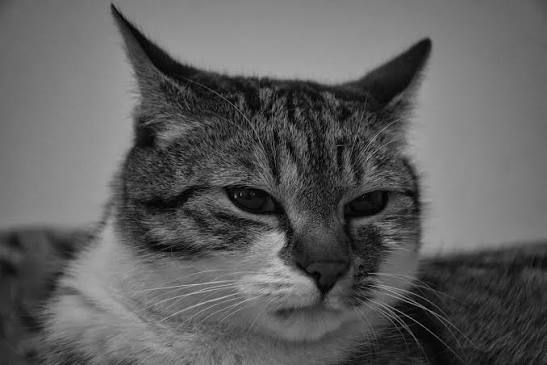
#> input picture P2/Imagenes/gato.jfif, 547 x 365 px
$ python 'DifusiónAnisotropica.py'
#> lines starting #> are read from the running program, lines starting #| are printed output that depends on the picture
import matplotlib.pyplot as plt
import numpy as np
from scipy.signal import convolve2d
import cv2

'''Funciones utiles de la P1'''
#============================================================================================
def kernel_gauss(desv_est):

    medio_largo = np.ceil(2 * desv_est)

    y, x = np.ogrid[-medio_largo:medio_largo + 1 , -medio_largo:medio_largo + 1]

    kernel = np.exp(-(x**2 + y**2)/(2 * desv_est **2))

    return kernel/np.sum(kernel)


def convolucion(kernel: np.ndarray, imagen: np.ndarray):

    return convolve2d(imagen, kernel, mode="same", boundary="symm")
#=============================================================================================

def ruido_gauss(imagen_gris: np.ndarray):

    Alto, Ancho = imagen_gris.shape

    rng = np.random.default_rng(23)
    ruido = rng.normal(scale=0.05, size=(Alto, Ancho))

    imagen_ruido = imagen_gris + ruido

    return imagen_ruido


def difusion_anisotropica(imagen_ruido: np.ndarray, funcion_c, lambd: float, iteraciones: int, **parametros_c ):

    I = imagen_ruido.copy().astype(np.float64)

    for i in range(iteraciones):

        i_pad = np.pad(I, 1, mode="edge")

        d_n = i_pad[:-2, 1:-1] - I
        d_s = i_pad[2:, 1:-1]  - I
        d_e = i_pad[1:-1, 2:]  - I
        d_o = i_pad[1:-1, :-2] - I

        c_n = funcion_c(np.abs(d_n), I, **parametros_c)
        c_s = funcion_c(np.abs(d_s), I, **parametros_c)
        c_e = funcion_c(np.abs(d_e), I, **parametros_c)
        c_o = funcion_c(np.abs(d_o), I, **parametros_c)

        I = I + lambd*(c_n*d_n + c_s*d_s + c_e*d_e + c_o*d_o)

    return I


def c_tv(diff, I, epsilon):

    a = 1.0 / (np.sqrt(diff**2 + epsilon**2))

    return a

def aplicar_laplaciano(imagen):

    kernel = np.array([[0,1,0],[1,-4,1],[0,1,0]], dtype=np.float64)

    return convolucion(kernel, imagen)

def funcion_c_laplaciano(diff, I, gamma, epsilon, desv_est=1.0):

    imagen_suavizada = convolucion(kernel_gauss(desv_est), I)

    imagen_laplaciano = np.abs(aplicar_laplaciano(imagen_suavizada))

    escala_gradiente = np.std(diff)
    escala_laplaciano = np.std(imagen_laplaciano)

    E = (diff/escala_gradiente) + gamma * (imagen_laplaciano/escala_laplaciano)

    return 1.0/(1.0 + (E/epsilon)**2)


def funcion_c_gradiente(diff, I, epsilon):

    return np.maximum(0.0, 1.0 - (np.abs(diff) / epsilon)**2) ** 2


def graficar_mapa_c(imagen, funcion_c, **parametros_c):

    I = imagen.copy().astype(np.float64)
    i_pad = np.pad(I, 1, mode="edge")

    d_n = i_pad[:-2, 1:-1] - I
    d_s = i_pad[2:, 1:-1]  - I
    d_e = i_pad[1:-1, 2:]  - I
    d_o = i_pad[1:-1, :-2] - I

    c_n = funcion_c(np.abs(d_n), I, **parametros_c)
    c_s = funcion_c(np.abs(d_s), I, **parametros_c)
    c_e = funcion_c(np.abs(d_e), I, **parametros_c)
    c_o = funcion_c(np.abs(d_o), I, **parametros_c)

    c_dict ={"N": c_n, "S": c_s, "E": c_e, "W": c_o}


    fig, axs = plt.subplots(1, 4, figsize=(16, 4.3))
    for ax, (nombre, c) in zip(axs, c_dict.items()):
        im = ax.imshow(c, cmap="viridis", vmin=0)
        ax.set_title(f"$c_{{{nombre}}}$"); ax.axis("off")
    fig.suptitle("Mapa de c")
    fig.colorbar(im, ax=axs, fraction=0.025, pad=0.02)

    return fig, c_dict

def rmse_imagenes(imagen_a, imagen_b):

    diff = imagen_a.astype(np.float64) - imagen_b.astype(np.float64)
    return np.sqrt(np.mean(diff**2))


imagen = cv2.imread("Imagenes/gato.jfif")
#> imagen is the input picture: shape (365, 547, 3); min 0, max 200, mean 95.1
imagen_gris = cv2.cvtColor(imagen, cv2.COLOR_BGR2GRAY)
imagen_gris = imagen_gris.astype(np.float64) / 255.0
imagen_ruido = ruido_gauss(imagen_gris)
imagen_dif_an_tv = difusion_anisotropica(imagen_ruido, c_tv, lambd = 0.18, iteraciones=50, epsilon= 0.75)
imagen_dif_an_lap = difusion_anisotropica(imagen_ruido, funcion_c_laplaciano, lambd=0.125, iteraciones=50, gamma=1.5, epsilon=2.5)
#> call 2 of difusion_anisotropica, with lambd = 0.125, iteraciones = 50
#> the loop in difusion_anisotropica (call 2), `for i in range(iteraciones): ` made 50 passes
#> pass 1, in funcion_c_laplaciano, `imagen_laplaciano = np.abs(aplicar_laplaciano(imagen_suavizada))`:
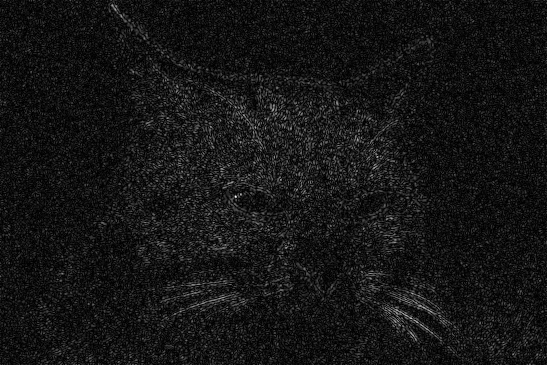
#> imagen_laplaciano: shape (365, 547) float64; min 4.46e-08, max 0.217, mean 0.0184; drawn with min black and max white
#> pass 1, in funcion_c_laplaciano, `E = (diff/escala_gradiente) + gamma * (imagen_laplaciano/escala_laplac..`:
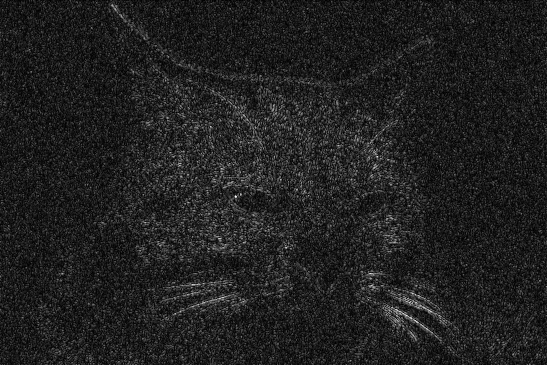
#> E: shape (365, 547) float64; min 0.0049, max 23.2, mean 3; drawn with min black and max white
#> after the loop in difusion_anisotropica (call 2), `for i in range(iteraciones):`:
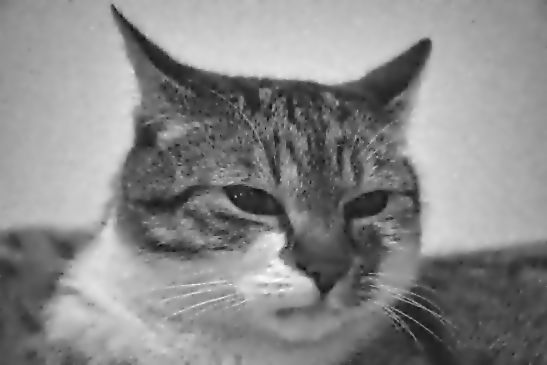
#> I: shape (365, 547) float64; min -0.0674, max 0.744, mean 0.373; drawn with min black and max white
imagen_dif_an_grad = difusion_anisotropica(imagen_ruido, funcion_c_gradiente, lambd=0.125, iteraciones=50, epsilon=0.3)
#> the loop in difusion_anisotropica (call 3), `for i in range(iteraciones): ` made 50 passes
#> pass 1, in difusion_anisotropica (call 3), `c_s = funcion_c(np.abs(d_s), I, **parametros_c)`:
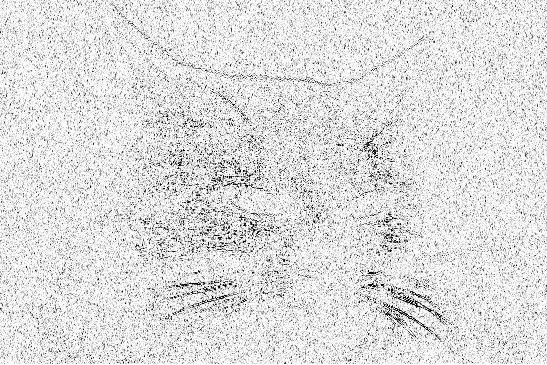
#> c_s: shape (365, 547) float64; min 0, max 1, mean 0.872
#> pass 1, in difusion_anisotropica (call 3), `c_o = funcion_c(np.abs(d_o), I, **parametros_c)`:
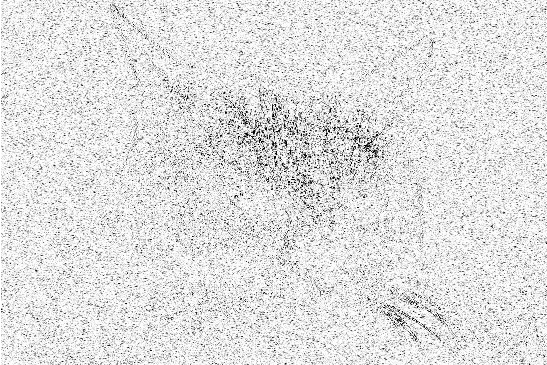
#> c_o: shape (365, 547) float64; min 0, max 1, mean 0.878


'''Para poder visualizar correctamente las diferentes graficas, hay que descomentar la requerida y comentar las demás.'''
#====================================================================================================================================

'''Grafica comparativa de la imagen ruidosa y los tres filtros aplicados'''

fig, axs = plt.subplots(1, 4, figsize=(16,6))
axs[0].imshow(imagen_ruido, cmap="gray", vmin=0, vmax=1); axs[0].set_title("Ruidosa")
axs[1].imshow(imagen_dif_an_tv, cmap="gray", vmin=0, vmax=1); axs[1].set_title("Filtro TV")
axs[2].imshow(imagen_dif_an_lap, cmap="gray", vmin=0, vmax=1); axs[2].set_title("Filtro Laplaciano")
axs[3].imshow(imagen_dif_an_grad, cmap="gray", vmin=0, vmax=1); axs[3].set_title("Filtro Propuesto 2")

'''Grafica del mapa del coeficiente de difusión c para un filtro específico'''
#graficar_mapa_c(imagen_ruido, funcion_c_gradiente, epsilon=0.5)

'''Grafica de una unica imagen resultante'''
#plt.imshow(imagen_dif_an_grad, cmap="gray", vmin=0, vmax=1)

#=====================================================================================================================================


plt.show()


resultados = {
    "Ruidosa":      imagen_ruido,
    "TV":           imagen_dif_an_tv,
    "Propuesta 1 (Laplaciano)":  imagen_dif_an_lap,
    "Propuesta 2":  imagen_dif_an_grad
}

for nombre, img in resultados.items():
    print(f"{nombre}: RMSE = {rmse_imagenes(img, imagen_gris):.5f}")
#> this loop made 4 passes
#> nombre on passes 1 to 4: 'Ruidosa', 'TV', 'Propuesta 1 (Laplaciano)', 'Propuesta 2'
#| Ruidosa: RMSE = 0.04995
#| TV: RMSE = 0.04675
#| Propuesta 1 (Laplaciano): RMSE = 0.02789
#| Propuesta 2: RMSE = 0.04071
#> pass 1, in rmse_imagenes, `diff = imagen_a.astype(np.float64) - imagen_b.astype(np.float64)`:
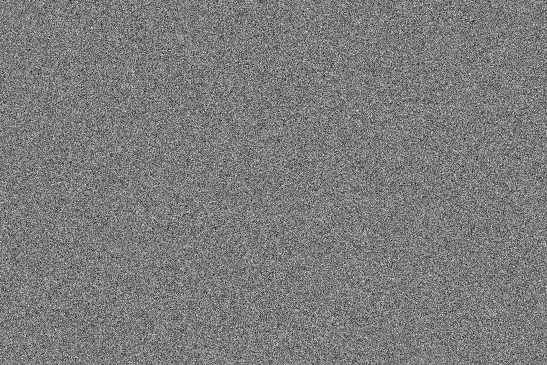
#> diff: shape (365, 547) float64; min -0.218, max 0.229, mean -0.000111; drawn with min black and max white
#> pass 3, in rmse_imagenes (call 3), `diff = imagen_a.astype(np.float64) - imagen_b.astype(np.float64)`:
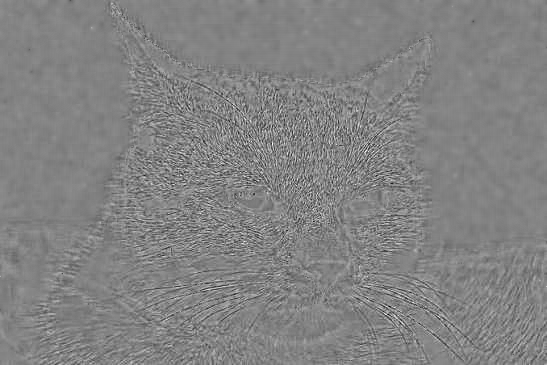
#> diff: shape (365, 547) float64; min -0.238, max 0.225, mean -2.1e-05; drawn with min black and max white
